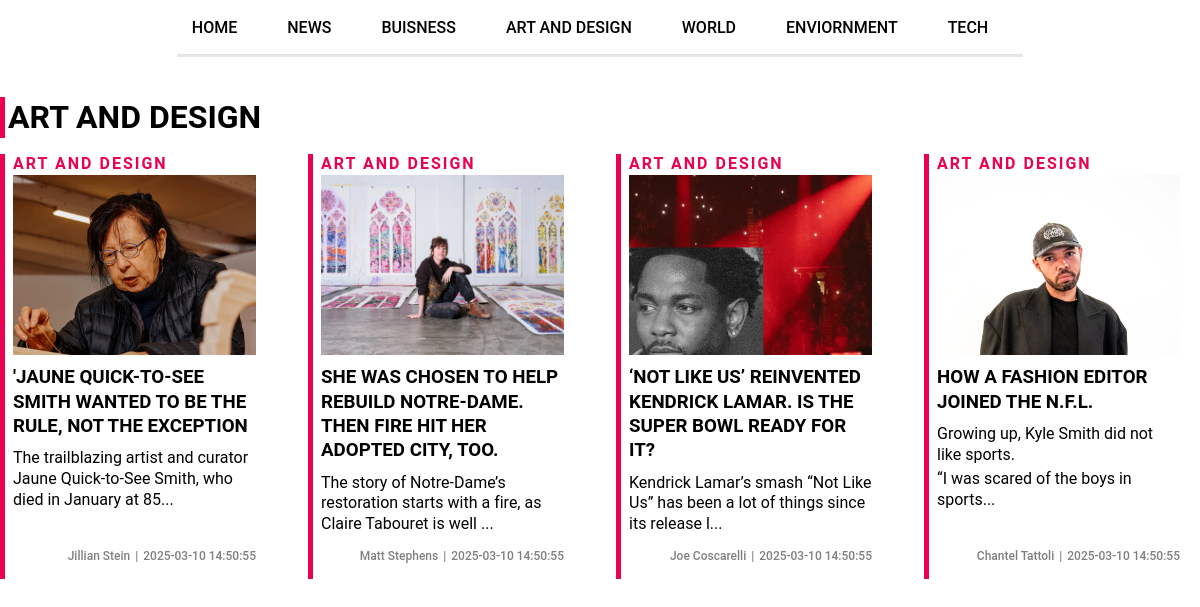
Screenshot of /category.php?id=3 with the database file from the repository.
### tables this page shows
CREATE TABLE `categories` (
  `id` int(11) NOT NULL,
  `name` varchar(30) NOT NULL
);

CREATE TABLE `stories` (
  `id` int(11) NOT NULL,
  `headline` varchar(255) NOT NULL,
  `short_headline` text DEFAULT NULL,
  `article` text NOT NULL,
  `img_url` varchar(255) NOT NULL,
  `author_id` int(11) NOT NULL,
  `category_id` int(11) NOT NULL,
  `location_id` int(11) NOT NULL,
  `created_at` timestamp NOT NULL DEFAULT current_timestamp() ON UPDATE current_timestamp(),
  `updated_at` timestamp NOT NULL DEFAULT current_timestamp()
);

CREATE TABLE `authors` (
  `id` int(11) NOT NULL,
  `first_name` varchar(30) NOT NULL,
  `last_name` varchar(30) NOT NULL
);

### classes/Category.php (called while the page is built, shortened)
<?php
class Category {
    public function __construct($props = null) {
        if ($props != null) {
            if (array_key_exists("id", $props)) {
                $this->id = $props["id"];
            }
            $this->name = $props["name"];
        }
    }
    public static function findAll() {
        $categories = array();
        try {
            $db = new DB();
            $db->open();
            $conn = $db->getConnection();
            $sql = "SELECT * FROM categories";
            $stmt = $conn->prepare($sql);
            $status = $stmt->execute();
            if ($stmt->rowCount() !== 0) {
                $row = $stmt->fetch(PDO::FETCH_ASSOC);
                while ($row !== FALSE) {
                    $category = new Category($row);
                    $categories[] = $category;
                    $row = $stmt->fetch(PDO::FETCH_ASSOC);
                }
            }
        }
        finally {
            if ($db !== null && $db->isOpen()) {
                $db->close();
            }
        }
        return $categories;
    }
    public static function findById($id) {
        $category = null;
        try {
            $db = new DB();
            $db->open();
            $conn = $db->getConnection();
            $sql = "SELECT * FROM categories WHERE id = :id";
            $params = [
                ":id" => $id
            ];
            $stmt = $conn->prepare($sql);
            $status = $stmt->execute($params);
            if ($stmt->rowCount() !== 0) {
                $row = $stmt->fetch(PDO::FETCH_ASSOC);
                $category = new Category($row);
            }
        }
        finally {
            if ($db !== null && $db->isOpen()) {
                $db->close();
            }
        }
        return $category;
    }
}
?>

### classes/DB.php (called while the page is built, shortened)
<?php
class DB {
    private $server = 'localhost';
    private $database = 'news_aw';
    private $username = 'root';
    private $password = '';
    private $conn;
    private $dsn;
    public function __construct() {
        $this->dsn = "mysql:host={$this->server};dbname={$this->database}";
        $this->conn = null;
    }
    public function open() {
        if ($this->conn === null) {
            try {
                $this->conn = new PDO($this->dsn, $this->username, $this->password);
                $this->conn->setAttribute(PDO::ATTR_ERRMODE, PDO::ERRMODE_EXCEPTION);
                $this->conn->setAttribute(PDO::ATTR_EMULATE_PREPARES, false);
            } catch (PDOException $e) {
                echo "Connection failed: " . $e->getMessage();
                exit();
            }
        }
    }
    public function isOpen() {
        return $this->conn !== null;
    }
    public function close() {
        $this->conn = null;
    }
}
?>

### etc/config.php (called while the page is built, shortened)
<?php
$dir = dirname(__DIR__);
spl_autoload_register(function ($class) {
    global $dir;
    $class_path = str_replace('\\', '/', $class);
    $file = $dir . '/classes/' . $class_path . '.php';
});
?>

### classes/Story.php (called while the page is built, shortened)
<?php
class Story
{
    public function __construct($props = null)
    {
        if ($props != null) {
            if (array_key_exists("id", $props)) {
                $this->id = $props["id"];
            }
            $this->headline = $props["headline"];
            $this->article = $props["article"];
            $this->img_url = $props["img_url"];
            if (array_key_exists("created_at", $props)) {
                $this->created_at = $props["created_at"];
            }
        }
    }
    private static function find($sql, $params, $options = NULL)
    {
        $stories = array();
        try {
            $db = new DB();
            $db->open();
            $conn = $db->getConnection();
            if ($options != NULL && is_array($options)) {
                if (array_key_exists("limit", $options)) {
                    $sql .= " LIMIT :limit";
                    $params["limit"] = $options["limit"];
                }
            }
            $stmt = $conn->prepare($sql);
            $status = $stmt->execute($params);
            if ($stmt->rowCount() !== 0) {
                $row = $stmt->fetch(PDO::FETCH_ASSOC);
                while ($row !== FALSE) {
                    $story = new Story($row);
                    $stories[] = $story;
                    $row = $stmt->fetch(PDO::FETCH_ASSOC);
                }
            }
        } finally {
            if ($db !== null && $db->isOpen()) {
                $db->close();
            }
        }
        return $stories;
    }
    public static function findByCategory($id, $options = NULL)
    {
        $sql = "SELECT * FROM stories WHERE category_id = :category_id";
        $params = [
            ":category_id" => $id
        ];
        $stories = Story::find($sql, $params, $options);
        return $stories;
    }
}
?>

### classes/Author.php (called while the page is built, shortened)
<?php
class Author {
    public function __construct($props = null) {
        if ($props != null) {
            $this->first_name = $props["first_name"];
            $this->last_name  = $props["last_name"];
        }
    }
    public static function findById($id) {
        $author = null;
        try {
            $db = new DB();
            $db->open();
            $conn = $db->getConnection();
            $sql = "SELECT * FROM authors WHERE id = :id";
            $params = [":id" => $id];
            $stmt = $conn->prepare($sql);
            $status = $stmt->execute($params);
            $row = $stmt->fetch(PDO::FETCH_ASSOC);
            $author = new Author($row);
        } catch (Exception $e) {
            echo "Error: " . $e->getMessage();
            return null;
        } finally {
            if ($db !== null && $db->isOpen()) {
                $db->close();
            }
        }
        return $author;
    }
}
?>

### category.php (the view, shortened to what this page needs)
<?php
require_once "./etc/config.php";
try {
    $categoryId = $_GET["id"];
    $category = Category::findById($categoryId);
    $stories = Story::findByCategory($categoryId, $options = array('limit' => 4));
} catch (Exception $e) {
    echo $e->getMessage();
    exit();
}
?>
<html>
<head>
    <link rel="stylesheet" href="css/all.min.css" />
    <link rel="stylesheet" href="css/reset.css" />
    <link rel="stylesheet" href="css/grid.css" />
    <link rel="stylesheet" href="css/style.css" />
    <link rel="stylesheet" href="css/category.css" />
</head>
<body>
    <?php require_once "./etc/navbar.php"; ?>
    <div class="container">
        <div class="width-12 catTitle">
            <div class="catRectangle"></div>
            <h1><?= $category->name ?></h1>
        </div>
        <?php foreach ($stories as $s) { ?>
            <div class="width-3 mediumStory">
                <div class="content">
                    <div class="text">
                        <h4><?= Category::findById($s->category_id)->name ?></h4>
                        <img src="<?= $s->img_url ?>" />
                        <h3><a href="view_story.php?id=<?= $s->id ?>"><?= $s->headline ?></a></h3>
                        <p><?= substr($s->article, 0, 90) ?>...</p>
                    </div>
                    <div class="auther_date">
                        <p><?= Author::findById($s->author_id)->first_name . " " . Author::findById($s->author_id)->last_name ?>
                        </p>
                        <p>|</p>
                        <p><?= $s->created_at ?></p>
                    </div>
                </div>
            </div>
        <?php } ?>
    </div>
</body>
</html>

### etc/navbar.php (shortened to what this page needs)
<?php
try {
    $categories = Category::findAll();
} catch (Exception $e) {
    echo $e->getMessage();
    exit();
}
?>
<div class="width-12 navbar">
    <ul>
        <li><a href="index.php">Home</a></li>
        <?php foreach ($categories as $c) { ?>
            <li><a href="category.php?id=<?= $c->id ?>"><?= $c->name ?></a></li>
        <?php } ?>
    </ul>
</div>

### css/grid.css (style rules this page uses)
.container { padding-top: 40px; padding-bottom: 40px; width: 1200px; margin: auto; display: grid; grid-template-columns: repeat(12, 1fr); grid-column-gap: 2em; grid-row-gap: 1em; grid-row: auto; }
.width-3 { grid-column: span 3; }
.width-12 { grid-column: span 12; }

### css/style.css (style rules this page uses)
body { font-family: 'Roboto'; background-color: white; line-height: 1.3; }
.navbar { display: flex; flex-direction: row; align-items: center; justify-content: center; }
.navbar { background-color: #ffffff; padding-top: 8px; }
.navbar ul { list-style-type: none; margin: 0; padding: 0; display: flex; padding-bottom: 5px; border-bottom: 3px solid rgb(230, 230, 230); }
.navbar li { margin-right: 20px; }
.navbar a { color:#000000; text-decoration: none; padding: 10px 15px; display: block; text-transform: uppercase; font-weight: 500; }
.container .mediumStory { margin-right: 20px; }

### css/category.css (style rules this page uses)
.container .catTitle { text-transform: uppercase; display: flex; }
.container .catTitle .catRectangle { background-color: #EA0151; width: 5px; margin-right: 3px; }
.container .mediumStory .content .text img { width: 250; height: 180; }
.container .mediumStory { margin-right: 20px; border-left: 5px solid #EA0151; padding-left: 8px; }
.container .mediumStory img { object-position: center top; object-fit: cover; }
.container .mediumStory { display: flex; justify-content: space-between; padding-bottom: 15px; }
.container .mediumStory .content { display: flex; flex-direction: column; }
.container .mediumStory .content .auther_date { display: flex; flex-direction: row; justify-content: flex-end; align-items: end; font-weight: 500; gap: 5px; padding-top: 10px; color: gray; font-size: 12px; margin-top: auto; }
.container .mediumStory .content .text h4 { color:#EA0151; font-weight: 600; text-transform: uppercase; letter-spacing: 2; }
.container .mediumStory .content .text h3 { padding-top: 10px; padding-bottom: 6px; text-transform: uppercase; }
.container .mediumStory .content .text p { padding-bottom: 4px; }

### rows the page displays
categories: name "NEWS"
categories: name "BUISNESS"
categories: name "ART AND DESIGN"
categories: name "WORLD"
categories: name "ENVIORNMENT"
categories: name "TECH"
stories: category.name "ART AND DESIGN", img_url (picture), headline "'JAUNE QUICK-TO-SEE SMITH WANTED TO BE THE RULE, NOT THE EXCEPTION", article "The trailblazing artist and curator Jaune Quick-to-See Smith, who died in January at 85", author.first_name "Jillian", author.last_name "Stein", created_at "2025-03-10 14:50:55"
stories: category.name "ART AND DESIGN", img_url (picture), headline "SHE WAS CHOSEN TO HELP REBUILD NOTRE-DAME. THEN FIRE HIT HER ADOPTED CITY, TOO.", article "The story of Notre-Dame’s restoration starts with a fire, as Claire Tabouret is well", author.first_name "Matt", author.last_name "Stephens", created_at "2025-03-10 14:50:55"
stories: category.name "ART AND DESIGN", img_url (picture), headline "‘NOT LIKE US’ REINVENTED KENDRICK LAMAR. IS THE SUPER BOWL READY FOR IT?", article "Kendrick Lamar’s smash “Not Like Us” has been a lot of things since its release l", author.first_name "Joe", author.last_name "Coscarelli", created_at "2025-03-10 14:50:55"
stories: category.name "ART AND DESIGN", img_url (picture), headline "HOW A FASHION EDITOR JOINED THE N.F.L.", article "Growing up, Kyle Smith did not like sports. “I was scared of the boys in sports", author.first_name "Chantel", author.last_name "Tattoli", created_at "2025-03-10 14:50:55"
